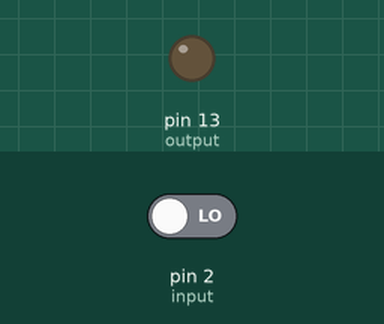
Bench run of a sketch on a simulated Arduino Uno, built with avr-gcc and run on an emulated ATmega328P. Parts: output pins drawn as LEDs (lit = HIGH). The test bench sets the inputs (shaded band); at power-on: pin 2 (input) LOW.

Above: at 1.2 s.
1.3 s: pin 2 (input) driven HIGH
At 2.4 s:
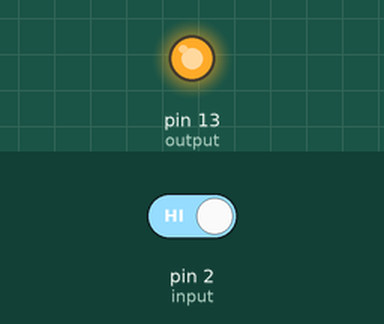
2.9 s: pin 2 (input) driven LOW
At 3.6 s:
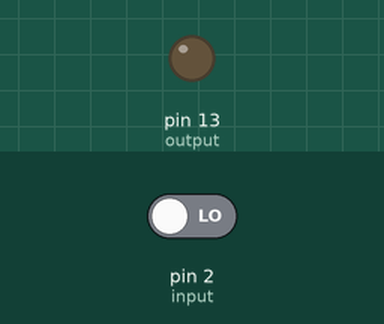
Timing chart, 0 to 5.9 s (numbered marks = the images above; inputs shaded):
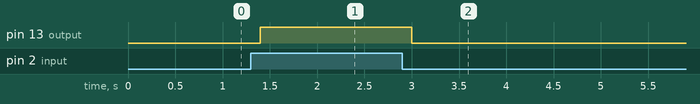

The sketch:

Menyalakan_LED_Dengan_Digital.ino
```cpp
int input = 2;
int output = 13;

void setup() {
  // put your setup code here, to run once:
  pinMode(input, INPUT);
  pinMode(output, OUTPUT);
}

void loop() {
  // put your main code here, to run repeatedly:

  int val = digitalRead(input);
  digitalWrite(output,val);
  delay(200);
}
```

Measured:
- after the input at 1.3 s, pin 13 (output): LOW → HIGH after 0.10 s
- after the input at 2.9 s, pin 13 (output): HIGH → LOW after 0.10 s
